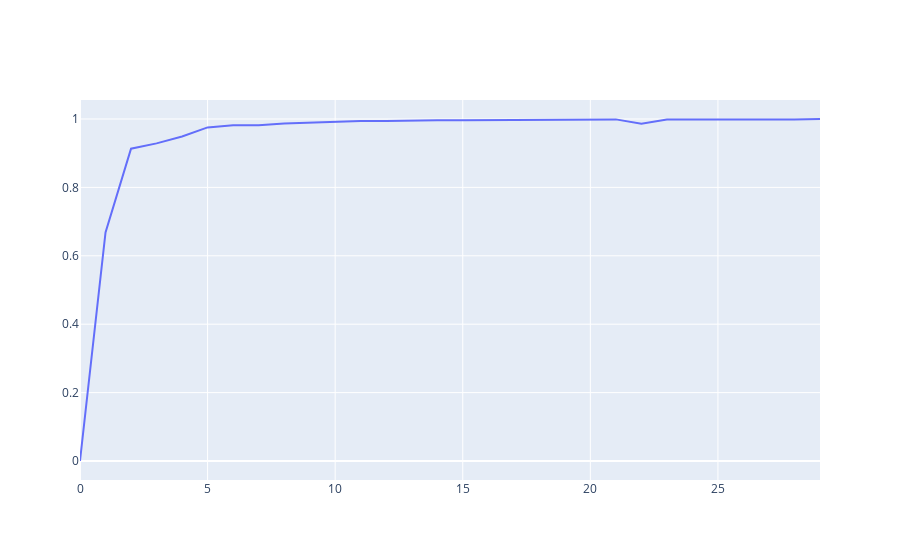
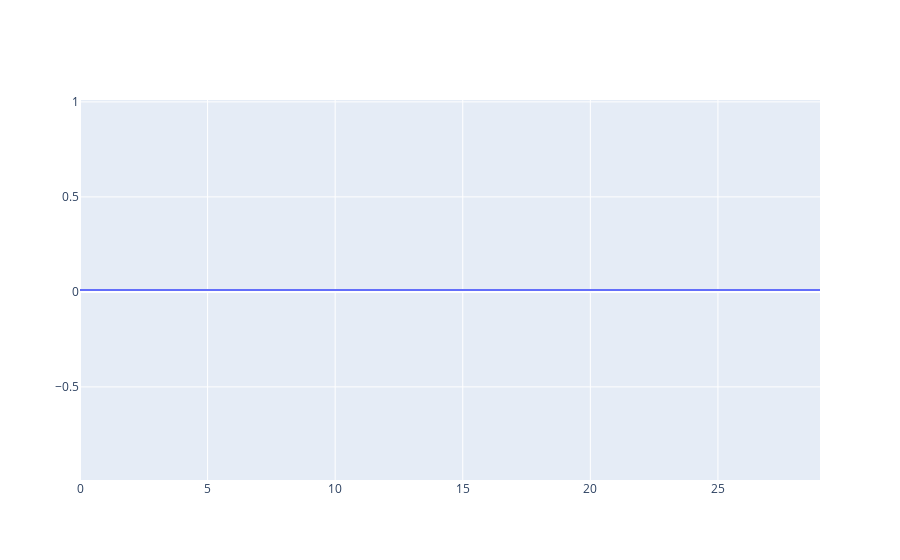

The notebook cell these images were saved under, in order:
### Code cell
import plotly.graph_objects as go
import pandas as pd

fig = go.Figure([go.Scatter(x=pd.Series(range(len(loss_history.acc))), y=pd.Series(loss_history.acc))])
fig.show()
fig = go.Figure([go.Scatter(x=pd.Series(range(len(loss_history.lr))), y=pd.Series(loss_history.lr))])
fig.show()

### Figure 1 — Plotly figure (JSON) as saved in the notebook; plotly's stock layout.template omitted (floating-point values rounded to 4 significant figures)
{"data": [{"type": "scatter", "x": [0, 1, 2, 3, 4, 5, 6, 7, 8, 9, 10, 11, 12, 13, 14, 15, 16, 17, 18, 19, 20, 21, 22, 23, 24, 25, 26, 27, 28, 29], "y": [0, 0.6682, 0.9131, 0.9287, 0.9488, 0.9755, 0.9816, 0.9816, 0.9866, 0.9894, 0.9916, 0.9939, 0.9944, 0.9944, 0.9961, 0.9967, 0.9972, 0.9978, 0.9972, 0.9989, 0.9989, 0.9989, 0.9861, 0.9983, 0.9989, 0.9994, 0.9989, 0.9989, 0.9989, 1]}], "layout": {}}

### Figure 2 — Plotly figure (JSON) as saved in the notebook; plotly's stock layout.template omitted (floating-point values rounded to 4 significant figures)
{"data": [{"type": "scatter", "x": [0, 1, 2, 3, 4, 5, 6, 7, 8, 9, 10, 11, 12, 13, 14, 15, 16, 17, 18, 19, 20, 21, 22, 23, 24, 25, 26, 27, 28, 29], "y": [0.01, 0.01, 0.01, 0.01, 0.01, 0.01, 0.01, 0.01, 0.01, 0.01, 0.01, 0.01, 0.01, 0.01, 0.01, 0.01, 0.01, 0.01, 0.01, 0.01, 0.01, 0.01, 0.01, 0.01, 0.01, 0.01, 0.01, 0.01, 0.01, 0.01]}], "layout": {}}
